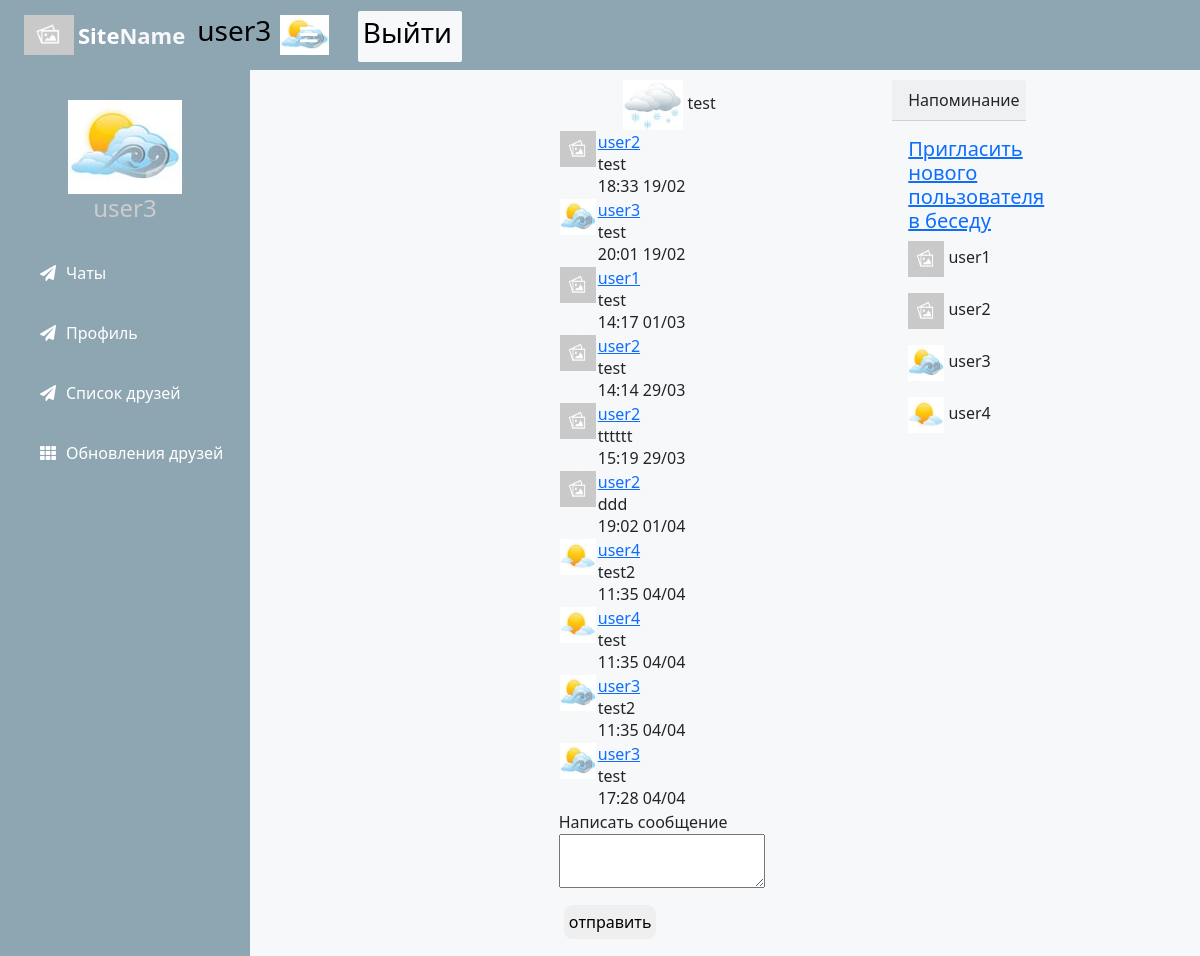
Page /chat/1 (signed in) on the committed database.
### app/models.py (models this page shows, shortened)
class User(UserMixin, db.Model):
    id = db.Column(db.Integer, primary_key=True)
    username = db.Column(db.String(64), index=True, unique=True)
    email = db.Column(db.String(120), index=True, unique=True)
    password_hash = db.Column(db.String(128))
    posts = db.relationship('Post', backref='author', lazy='dynamic')
    invitations = db.relationship('Invitation', backref='user', lazy='dynamic')
    about_me = db.Column(db.String(140))
    last_seen = db.Column(db.DateTime, default=datetime.now(pytz.timezone('Europe/Moscow')))
    followed = db.relationship(
        'User', secondary=followers,
        primaryjoin=(followers.c.follower_id == id),
        secondaryjoin=(followers.c.followed_id == id),
        backref=db.backref('followers', lazy='dynamic'), lazy='dynamic')
    image = db.Column(db.BLOB, default=None)
    news = db.relationship('News', backref='author', lazy='dynamic')
    liked_news = db.relationship('User', secondary=user_news, backref='liked_users')
    def get_image(self):
        if self.image is not None:
            return b64encode(self.image).decode('UTF-8')

class Chat(db.Model):
    id = db.Column(db.Integer, primary_key=True)
    name = db.Column(db.String(64), index=True)
    users = db.relationship('User', secondary=user_chats, backref='chats')
    posts = db.relationship('Post', backref='chat', lazy='dynamic')
    invitations = db.relationship('Invitation', backref='chat', lazy='dynamic')
    image = db.Column(db.BLOB, default=None)
    def get_image(self):
        if self.image is not None:
            return b64encode(self.image).decode('UTF-8')

class Post(db.Model):
    id = db.Column(db.Integer, primary_key=True)
    body = db.Column(db.String(140))
    timestamp = db.Column(db.DateTime, index=True, default=datetime.now(pytz.timezone('Europe/Moscow')))
    user_id = db.Column(db.Integer, db.ForeignKey('user.id'))
    chat_id = db.Column(db.Integer, db.ForeignKey('chat.id'))
    news_id = db.Column(db.Integer, db.ForeignKey('news.id'))

### app/routes.py (the view)
@app.route('/chat/<chat_id>', methods=['GET', 'POST'])
@login_required
def chat(chat_id):
    form = PostForm()
    chat = Chat.query.filter_by(id=chat_id).first()
    if form.validate_on_submit():
        post = Post(body=form.post.data, author=current_user, chat=chat,
                    timestamp=datetime.now(pytz.timezone('Europe/Moscow')))
        db.session.add(post)
        db.session.commit()
        return redirect(url_for('chat', chat_id=chat.id))
    posts = chat.posts
    return render_template("chat.html", title='Home Page', form=form, chat=chat,
                           posts=posts)

### app/forms.py
class PostForm(FlaskForm):
    post = TextAreaField('Написать сообщение', validators=[
        DataRequired(), Length(min=1, max=140)])
    submit = SubmitField('отправить')

### app/models.py (called while the page is built)
@login.user_loader
def load_user(id):
    return User.query.get(int(id))

### app/routes.py (called while the page is built)
@app.before_request
def before_request():
    if current_user.is_authenticated:
        current_user.last_seen = datetime.now(pytz.timezone('Europe/Moscow'))
        db.session.commit()

### app/templates/chat.html (shortened to what this page needs)
{% extends "base.html" %}
{% block content %}
    <div class='main-part'>
        <link rel="stylesheet" href="../static/messages.css" type="text/css"/>
        <div class="chat-inf">
            <div class="chat-image">
                {% if chat.name.find('none') == -1 %}
                 {% if chat.get_image() == None %}
                     <img src="../static/empty.jpg">
                 {% else %}
                     <img>
                 {% endif %}
                 <label>{{ chat.name }}</label>
             {% endif %}
            </div>
        </div>
        <div class="chat-message">
            {% for post in posts %}
                {% if current_user==post.author %}
                    <div class="current-user">
                        <table>
                            <tr valign="top">
                                <td>
                                    {% if post.author.get_image() == None %}
                                <img src="../static/empty.jpg" width="36" height="36">
                            {% else %}
                                <img width="36" height="36">
                            {% endif %}
                                </td>
                                <td>
                                    <a href="{{ url_for('user', username=post.author.username) }}" {{ post.author.username }}
                                    >
                                        {{ post.author.username }} </a>
                                    <br>{{ post.body }}
                                    <br>{{ post.timestamp.strftime('%H:%M %d/%m') }}
                                </td>
                            </tr>
                        </table>
                    </div>
                {% else %}
                    <div class="message-user">
                        <table>
                            <tr valign="top">
                                <td>{% if post.author.get_image() == None %}
                                <img src="../static/empty.jpg" width="36" height="36">
                            {% else %}
                                <img width="36" height="36">
                            {% endif %}</td>
                                <td>
                                    <a href="{{ url_for('user', username=post.author.username) }}" {{ post.author.username }}
                                    >
                                        {{ post.author.username }} </a>
                                    <br>{{ post.body }}
                                    <br>{{ post.timestamp.strftime('%H:%M %d/%m') }}
                                </td>
                            </tr>
                        </table>
                    </div>
                {% endif %}
            {% endfor %}
            <form action="" method="post">
                <p>
                    {{ form.post.label }}<br>
                    {{ form.post(size=64) }}<br>
                </p>
                <p>{{ form.submit() }}</p>
            </form>
        </div>
    </div>
    <div class="notification-block">
        <div class="card-header">Напоминание</div>
        <div class="card-body">
            {% if chat.name.find('none') == -1 %}
                <h5 class="card-title"><a href="{{ url_for('invite_user', chat_id=chat.id) }}">Пригласить нового пользователя в беседу</a></h5>
            {% endif %}
            {% for user in chat.users %}
                <div class="not-block">
                    <p>
                        {% if user.get_image() == None %}
                        <img src="../static/empty.jpg" width="36" height="36">
                    {% else %}
                        <img width="36" height="36">
                    {% endif %}
                    {{ user.username }}
                    </p>
                </div>
            {% endfor %}
        </div>
    </div>
{% endblock %}

### app/templates/base.html (shortened to what this page needs)
<html>
<head>
    <link href="https://cdn.jsdelivr.net/npm/bootstrap@5.0.0-beta3/dist/css/bootstrap.min.css" rel="stylesheet"
>
    <link rel="stylesheet" href="../static/autorization.css" type="text/css"/>
    <link rel="stylesheet" href="../static/common.css" type="text/css"/>
    <link rel="stylesheet" href="../static/messages.css" type="text/css"/>
    <link rel="stylesheet" href="../static/friends.css" type="text/css"/>
    <link rel="stylesheet" href="../static/menu.css">
    <link rel="stylesheet" href="https://cdnjs.cloudflare.com/ajax/libs/font-awesome/5.12.1/css/all.min.css">
</head>
<body>
    <header>
        <label for="check">
            <i class="fas fa-bars" id="sidebar_btn"></i>
        </label>
            <div class="name-logo">
                <div>
                    <img src="../static/empty.jpg"/>
                </div>
            <div class="left_area">
                <h3>Site<span>Name</span></h3>
            </div>
            <div class="right_area">
                {% if current_user.is_authenticated %}
                    <div class="user-information"
                         onclick="location.href='{{ url_for('user', username=current_user.username) }}';">
                        <div>
                            <h3>{{ current_user.username }}</h3>
                        </div>
                        <div>
                            {% if current_user.get_image() == None %}
                                <img src="../static/empty.jpg">
                            {% else %}
                                <img>
                            {% endif %}
                        </div>
                        <div>
                            {% if current_user.is_anonymous %}
                                <a href="{{ url_for('login') }}" class="logout_btn"><h3>Войти</h3></a>
                            {% else %}
                                <a href="{{ url_for('logout') }}" class="logout_btn"><h3>Выйти</h3></a>
                            {% endif %}
                        </div>
                    </div>
                {% endif %}
            </div>
        </div>
    </header>
    <div class="sidebar">
        <div class="profile_info">
            {% if current_user.is_authenticated %}
                {% if current_user.get_image() == None %}
                    <img src="../static/empty.jpg">
                {% else %}
                    <img>
                {% endif %}
                <h4>{{ current_user.username }}</h4>
            {% endif %}
        </div>
        <a href="{{ url_for('index') }}"><i class="fas fa-paper-plane"></i><span>Чаты</span></a>
        {% if not current_user.is_anonymous %}
            <a href="{{ url_for('user', username=current_user.username) }}"><i
                class="fas fa-paper-plane"></i><span>Профиль</span></a>
        {% endif %}
        <a href="{{ url_for('list_of_friends') }}"><i class="fas fa-paper-plane"></i><span>Список друзей</span></a>
        <a href="{{ url_for('news') }}"><i class="fas fa-th"></i><span>Обновления друзей</span></a>
    </div>
    <div class="content">
        {% block content %}{% endblock %}
    </div>
</body>
</html>

### app/static/autorization.css (style rules this page uses)
#submit { display: flex; flex-direction: row; align-items: center; margin-left: 2%; border: 1px solid #f7f8fa; padding: 5px; border-radius: 10px; }

### app/static/common.css (style rules this page uses)
body { padding: 0px; margin: 0px; background-color: #f7f8fa; }
.name-logo img { height: 40px; align-self: center; }
.name-logo h3 { align-self: center; }
.name-logo div { height: 100%; display: flex; padding-left: 4px; }
.name-logo { height: 100%; display: flex; }
.user-information img { height: 40px; align-self: center; }
.user-information div { height: 100%; display: flex; padding-left: 4px; }
.user-information { height: 100%; display: flex; }
.content { display: flex; padding-top: 10px; justify-content: center; }
.main-part { width: 50%; display: flex; align-items: center; flex-direction: column; margin-left: 10px; }

### app/static/messages.css (style rules this page uses)
.chat-inf { margin-left: 15px; }
.chat-image img { height: 50px; }
.notification-block { padding-left: 3px; width: 15%; }

### app/static/menu.css (style rules this page uses)
header { z-index: 1; position: fixed; background: #8ea6b2; padding: 20px; width: calc(100% - 0%); top: 0; height: 70px; }
.left_area h3 { color: #fff; margin: 0; font-size: 22px; font-weight: 900; }
.left_area span { color: #f7f8fa; }
.right_area h3 { color: #000; margin-right: 5; }
.logout_btn { padding: 5px; background: #f7f8fa; text-decoration: none; float: right; margin-top: 3px; margin-right: 50px; border-radius: 2px; font-size: 10px; font-weight: 600; color: #fff; transition: 0.5s; transition-property: background; }
.sidebar { z-index: 1; top: 0; background: #8ea6b2; margin-top: 70px; padding-top: 30px; position: fixed; left: 0; width: 250px; height: 100%; transition: 0.5s; transition-property: left; overflow-y: auto; }
.profile_info { display: flex; flex-direction: column; justify-content: center; align-items: center; }
.sidebar .profile_info h4 { color: #ccc; margin-top: 0; margin-bottom: 20px; }
.sidebar a { color: #fff; display: block; width: 100%; line-height: 60px; text-decoration: none; padding-left: 40px; box-sizing: border-box; transition: 0.5s; transition-property: background; }
.sidebar i { padding-right: 10px; }
label #sidebar_btn { z-index: 1; color: #fff; position: fixed; cursor: pointer; left: 300px; font-size: 20px; margin: 5px 0; transition: 0.5s; transition-property: color; }
.content { width:calc(100% - 250px); margin-top: 60px; padding: 20px; margin-left: 250px; background-position: center; background-size: cover; height: 100vh; transition: 0.5s; }

### app/templates/base.html (style rules this page uses)
.user-information a { align-self: center; cursor: pointer; text-decoration: none; color: black; margin-left: 25px; }

### rows in the picture
User: username "user3"
Chat: name "test"
Post: author.username "user2", body "test", timestamp "18:33 19/02"
Post: author.username "user3", body "test", timestamp "20:01 19/02"
Post: author.username "user1", body "test", timestamp "14:17 01/03"
Post: author.username "user2", body "test", timestamp "14:14 29/03"
Post: author.username "user2", body "tttttt", timestamp "15:19 29/03"
Post: author.username "user2", body "ddd", timestamp "19:02 01/04"
Post: author.username "user4", body "test2", timestamp "11:35 04/04"
Post: author.username "user4", body "test", timestamp "11:35 04/04"
Post: author.username "user3", body "test2", timestamp "11:35 04/04"
Post: author.username "user3", body "test", timestamp "17:28 04/04"
User: username "user1"
User: username "user2"
User: username "user4"
